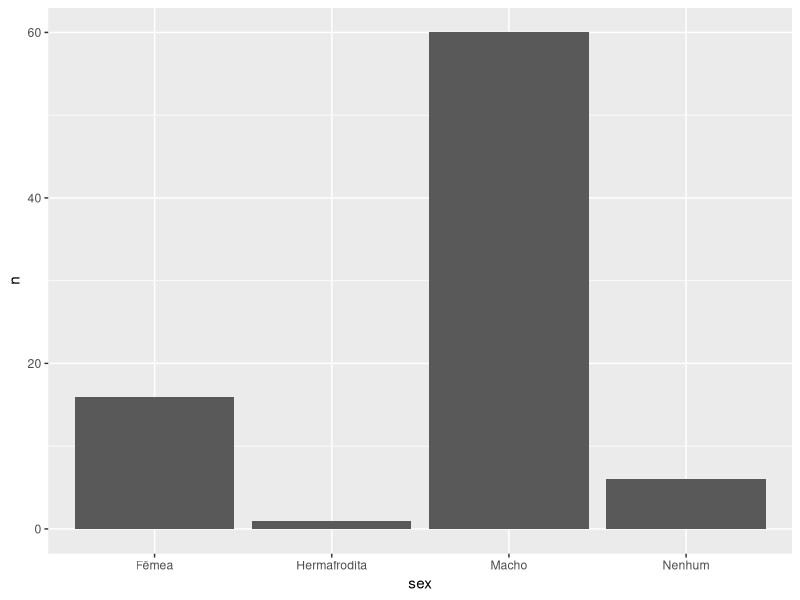
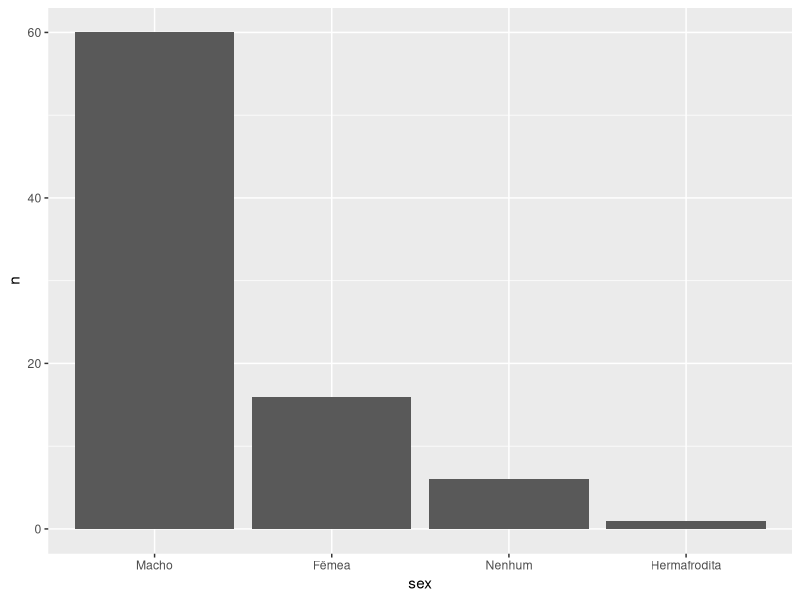
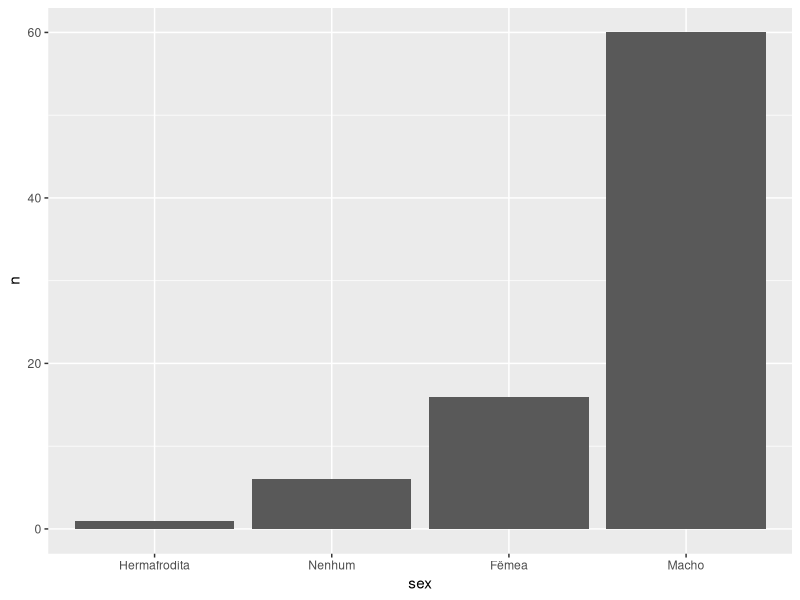
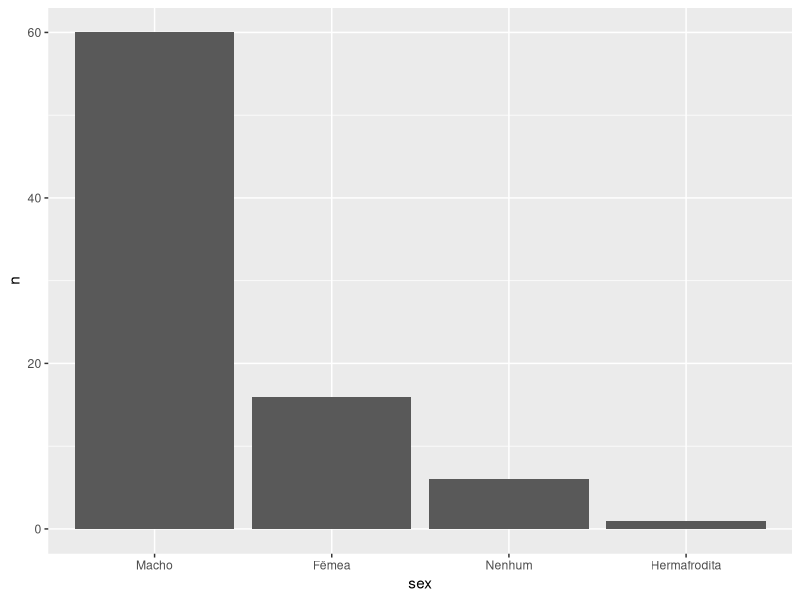
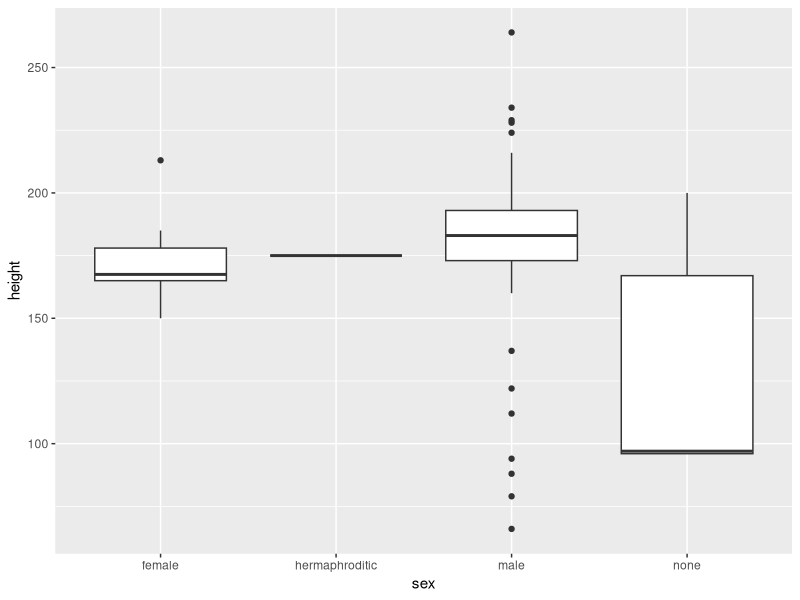
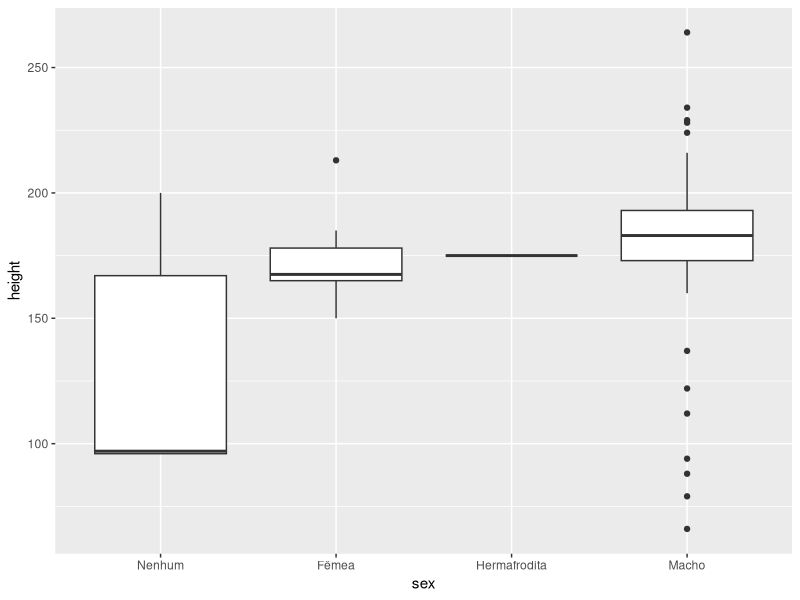
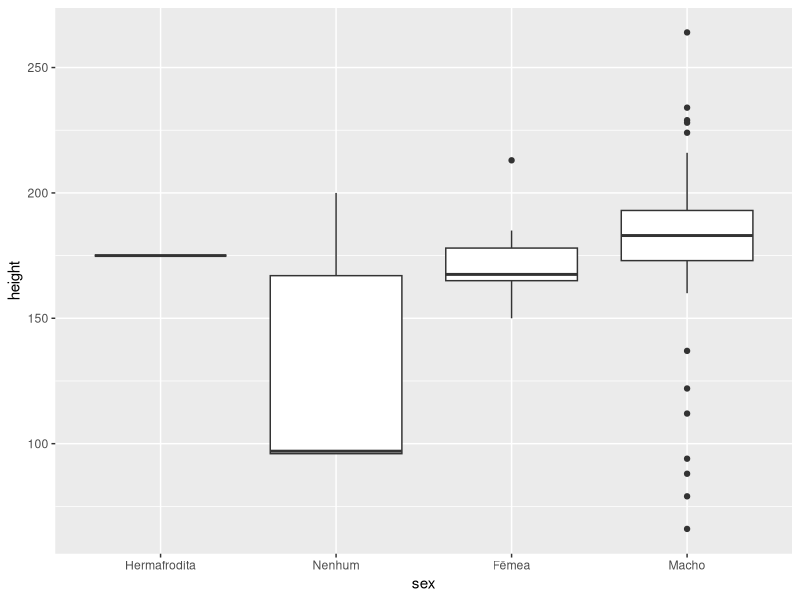
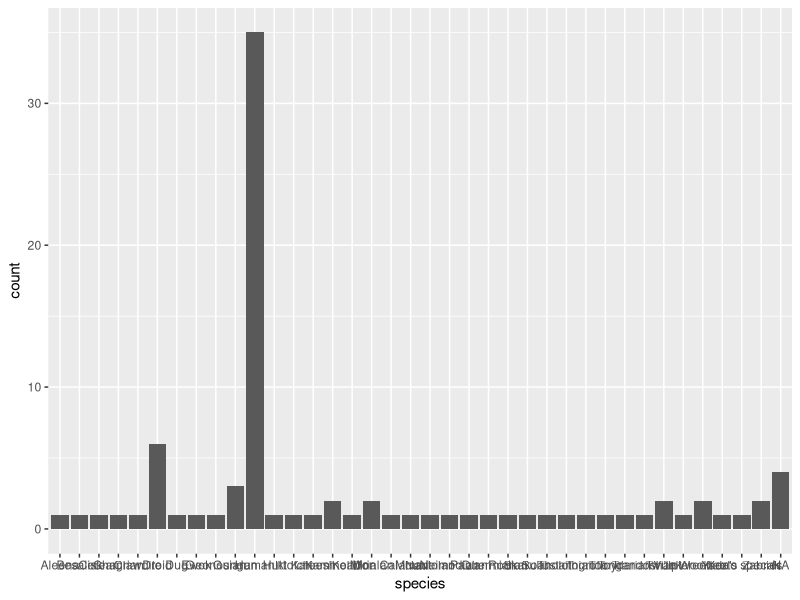

The R script that drew these images, in order:
## ---- chunk 1
knitr::opts_chunk$set(
  collapse = TRUE, 
  out.width="75%",
  fig.align = "center"
)
## ---- chunk 2
library(forcats)
library(ggplot2)
library(dplyr)
## ---- chunk 3
starwars %>% 
  pull(sex) %>% 
  unique()
## ---- chunk 4
starwars %>% 
  mutate(sex = as.factor(sex)) %>% 
  pull(sex) %>% 
  head()
## ---- chunk 5
fator_sex <- starwars %>% 
  pull(sex) %>% 
  as.factor() %>% 
  head(16)
fator_sex
## ---- chunk 6
lvls_revalue(
  fator_sex, 
  new_levels = c("Fêmea", "Hermafrodita", "Macho", "Nenhum")
)
## ---- chunk 7
starwars %>% 
  filter(!is.na(sex)) %>% 
  count(sex) %>% 
  mutate(
    sex = lvls_revalue(sex, c("Fêmea", "Hermafrodita", "Macho", "Nenhum"))
  ) %>% 
  ggplot() +
  geom_col(aes(x = sex, y = n)) 
## ---- chunk 8
lvls_reorder(fator_sex, c(3, 1, 4, 2))
## ---- chunk 9
starwars %>% 
  filter(!is.na(sex)) %>% 
  count(sex) %>% 
  mutate(
    sex = lvls_revalue(sex, c("Fêmea", "Hermafrodita", "Macho", "Nenhum")),
    sex = lvls_reorder(sex, c(3, 1, 4, 2))
  ) %>% 
  ggplot() +
  geom_col(aes(x = sex, y = n)) 
## ---- chunk 10
starwars %>% 
  filter(!is.na(sex)) %>% 
  count(sex) 
## ---- chunk 11
starwars %>% 
  filter(!is.na(sex)) %>% 
  count(sex) %>% 
  mutate(
    sex = lvls_revalue(sex, c("Fêmea", "Hermafrodita", "Macho", "Nenhum")),
    sex = fct_reorder(sex, n)
  ) %>% 
  ggplot() +
  geom_col(aes(x = sex, y = n)) 
## ---- chunk 12
starwars %>% 
  filter(!is.na(sex)) %>% 
  count(sex) %>% 
  mutate(
    sex = lvls_revalue(sex, c("Fêmea", "Hermafrodita", "Macho", "Nenhum")),
    sex = fct_reorder(sex, n, .desc = TRUE)
  ) %>% 
  ggplot() +
  geom_col(aes(x = sex, y = n)) 
## ---- chunk 13
starwars %>% 
  filter(!is.na(sex)) %>% 
  ggplot() +
  geom_boxplot(aes(x = sex, y = height))
## ---- chunk 14
starwars %>% 
  filter(!is.na(sex)) %>% 
  mutate(
    sex = lvls_revalue(sex, c("Fêmea", "Hermafrodita", "Macho", "Nenhum")),
    sex = fct_reorder(sex, height, .fun = median, na.rm = TRUE)
  ) %>% 
ggplot() +
  geom_boxplot(aes(x = sex, y = height))
## ---- chunk 15
starwars %>% 
  filter(!is.na(sex)) %>% 
  mutate(
    sex = lvls_revalue(sex, c("Fêmea", "Hermafrodita", "Macho", "Nenhum")),
    sex = fct_reorder(sex, height, .fun = max, na.rm = TRUE)
  ) %>% 
ggplot() +
  geom_boxplot(aes(x = sex, y = height))
## ---- chunk 16
starwars %>% 
  ggplot(aes(x = species)) +
  geom_bar()
## ---- chunk 17
fator_especies <- as.factor(starwars$species)
fator_especies
## ---- chunk 18
fct_lump(fator_especies, n = 3)
## ---- chunk 19
fct_lump(fator_especies, n = 3, other_level = "Outras espécies")
## ---- chunk 20
fct_lump(fator_especies, p = 0.02, other_level = "Outras")
## ---- chunk 21
starwars %>% 
  filter(!is.na(species)) %>% 
  mutate(species = fct_lump(species, n = 2)) %>% 
  ggplot(aes(x = species)) +
  geom_bar()


starwars %>% 
  filter(!is.na(species)) %>% 
  mutate(
    species = fct_lump(species, p = 0.02),
    species = fct_infreq(species) # Ordena pela frequência de cada nível
  ) %>% 
  ggplot(aes(x = species)) +
  geom_bar()
## ---- chunk 22
fator_cor_olhos <- as.factor(starwars$eye_color)

fct_collapse(
  fator_cor_olhos,
  preto = "black",
  castanho = c("brown", "hazel"),
  azul_verde = c("blue", "green"),
  exotico = c("pink", "red", "white"),
  colorido = c("red, blue", "green, yellow"),
  other_level = "outros"
)
## ---- chunk 23
fator <- factor(c("a", "b", "a", "c", "c", "a"))
fator
## ---- chunk 24
fator2 <- factor(c("d", "e"))
fct_c(fator, fator2)
## ---- chunk 25
fct_count(fator)
## ---- chunk 26
fct_expand(fator, c("d", "e"))
## ---- chunk 27
fct_rev(fator)
## ---- chunk 28
library(dplyr)
library(ggplot2)
mtcars %>% 
  tibble::rownames_to_column("modelo") %>% 
  ggplot(aes(x = mpg, y = modelo)) +
  geom_point()
